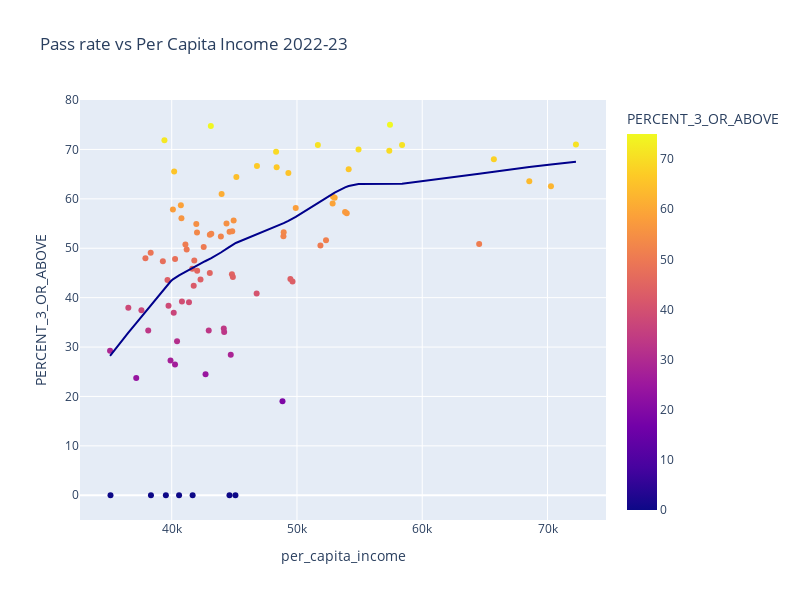

The cell this chart's notebook holds for it:
### Code cell
fig = px.scatter(data_frame=northcarolina20,x='per_capita_income', y='PERCENT_3_OR_ABOVE',trendline='lowess',trendline_color_override='darkblue',width=800, height=600,color='PERCENT_3_OR_ABOVE',
                 title='Pass rate vs Per Capita Income 2022-23')
fig.show()
with open('data/NC_pickled/NC_AP_pass_rate_by_counties_vs_income.pkl', 'wb') as f:
    pickle.dump(fig, f)
